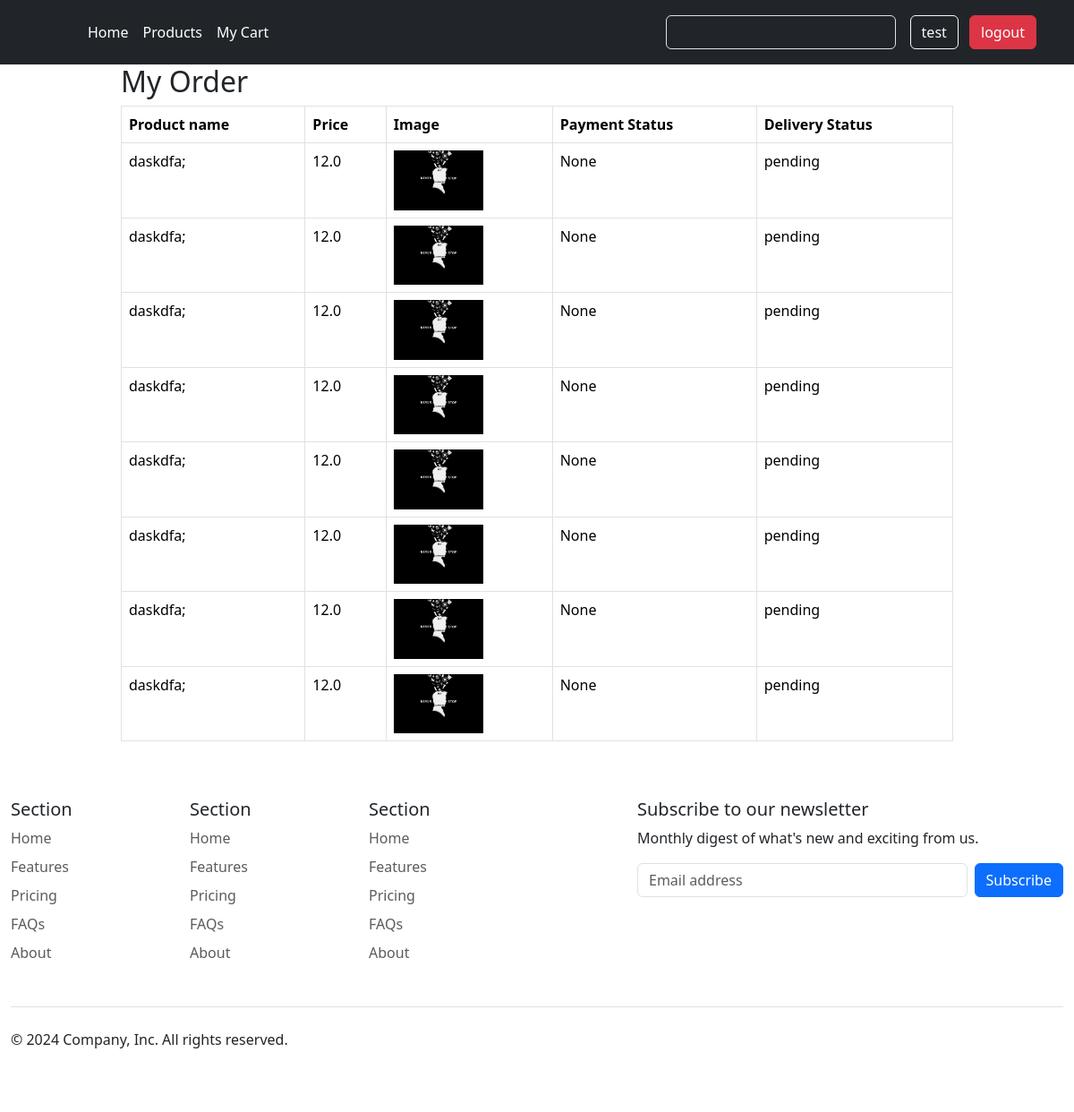
/myorder/ (signed in), run on the app's committed database.
### userspage/models.py (models this page shows)
class Order(models.Model):
    PAYMENT=(
        ('Cash on Delivery','Cash on Delivery'),
        ('Esewa','Esewa')
    )
    product=models.ForeignKey(Product,on_delete=models.CASCADE)
    user=models.ForeignKey(User,on_delete=models.CASCADE)
    quantity=models.IntegerField()
    total_price=models.IntegerField()
    delivery_status=models.CharField(default='pending',max_length=100)
    payment_method=models.CharField(max_length=100,choices=PAYMENT)
    payment_status=models.BooleanField(default=False,null=True)
    contact_no=models.CharField(max_length=20,default=982)
    address=models.CharField(max_length=100,default='CALL the customer')
    created_at=models.DateTimeField(auto_now_add=True,null=True)

### products/models.py (models this page shows, shortened)
class Product(models.Model):
    product_name=models.CharField(max_length=100)
    product_price=models.FloatField()
    stock=models.IntegerField()
    product_image=models.FileField(upload_to='static/uploads',null=True)
    product_description=models.TextField()
    created_at=models.DateTimeField(auto_now_add=True)
    category=models.ForeignKey(Category,on_delete=models.CASCADE,null=True)

### userspage/views.py (the view)
# urls.py: path('myorder/',my_order),
@login_required
def my_order(request):
    user=request.user
    items=Order.objects.filter(user=user)
    context={
        'items':items
    }
    return render(request,'userpage/myorder.html',context)

### userspage/templates/userpage/myorder.html (shortened to what this page needs)
{% extends 'layouts.html' %}
{% block main_content %}
{% include 'userpage/header.html' %}
<div class="container">
<div class="d-flex justify-content-center">
    <div class="col-md-10">
        <h2>My Order</h2>
       <table class="table table-bordered tabled-striped">
        <tr>
            <th>Product name</th>
            <th>Price</th>
            <th>Image</th>
            <th>Payment Status</th>
            <th>Delivery Status</th>
        </tr>
      {% for i in items %}
      <tr>
        <td>{{i.product.product_name}}</td>
        <td>{{i.product.product_price}}</td>
        <td><img src="/{{i.product.product_image}}" alt="{{i.product.product_name}}" width="100"></td>
       <td>{{i.payment_status}}</td>
       <td>{{i.delivery_status}}</td>
      </tr>
      {% endfor %}
       </table>
            </div>
    </div>
</div>
</div>
{% include 'userpage/footer.html' %}
{% endblock %}

### templates/layouts.html (shortened to what this page needs)
<!DOCTYPE html>
<html lang="en">
<head>
    {% load static%}
   <link href="https://cdn.jsdelivr.net/npm/bootstrap@5.3.3/dist/css/bootstrap.min.css" rel="stylesheet">
 <link rel="stylesheet" href="https://cdnjs.cloudflare.com/ajax/libs/font-awesome/6.5.1/css/all.min.css" />
   <link rel="stylesheet" href="{% static 'css/style.css' %}">
</head>
<body>
    <div>
        {% block main_content %}
        {% endblock %}
</body>
</html>

### userspage/templates/userpage/header.html (shortened to what this page needs)
<!DOCTYPE html>
<html lang="en">
<head>
</head>
<body>
<header class="p-3 text-bg-dark">
    <div class="container">
      <div class="d-flex flex-wrap align-items-center justify-content-center justify-content-lg-start">
        <a href="/" class="d-flex align-items-center mb-2 mb-lg-0 text-white text-decoration-none">
          <svg class="bi me-2" width="40" height="32" role="img" aria-label="Bootstrap"><use xlink:href="#bootstrap"/></svg>
        </a>
        <ul class="nav col-12 col-lg-auto me-lg-auto mb-2 justify-content-center mb-md-0">
          <li><a href="/" class="nav-link px-2 text-white">Home</a></li>
          <li><a href="/productlist" class="nav-link px-2 text-white">Products</a></li>
          <li><a href="/cart" class="nav-link px-2 text-white">My Cart</a></li>
        </ul>
        <form class="col-12 col-lg-auto mb-3 mb-lg-0 me-lg-3" role="search">
          <input type="search" class="form-control form-control-dark text-bg-dark" placeholder="Search..." aria-label="Search">
        </form>
        <div class="text-end">
          {% if user.is_authenticated %}
          <a href="#"  class="btn btn-outline-light me-2">{{user.username}}</a>
          <a href="/logout"  class="btn btn-danger">logout</a>
          {%else %}
          <a href="/login"  class="btn btn-outline-light me-2">Login</a>
          <a href="/register"  class="btn btn-warning">Sign-up</a>
          {% endif %}
        </div>
      </div>
    </div>
  </header>
</body>
</html>

### userspage/templates/userpage/footer.html (shortened to what this page needs)
<!DOCTYPE html>
<html lang="en">
<head>
</head>
<body>
<div class="container-fluid">
  <footer class="py-5">
    <div class="row">
      <div class="col-6 col-md-2 mb-3">
        <h5>Section</h5>
        <ul class="nav flex-column">
          <li class="nav-item mb-2"><a href="#" class="nav-link p-0 text-body-secondary">Home</a></li>
          <li class="nav-item mb-2"><a href="#" class="nav-link p-0 text-body-secondary">Features</a></li>
          <li class="nav-item mb-2"><a href="#" class="nav-link p-0 text-body-secondary">Pricing</a></li>
          <li class="nav-item mb-2"><a href="#" class="nav-link p-0 text-body-secondary">FAQs</a></li>
          <li class="nav-item mb-2"><a href="#" class="nav-link p-0 text-body-secondary">About</a></li>
        </ul>
      </div>
      <div class="col-6 col-md-2 mb-3">
        <h5>Section</h5>
        <ul class="nav flex-column">
          <li class="nav-item mb-2"><a href="#" class="nav-link p-0 text-body-secondary">Home</a></li>
          <li class="nav-item mb-2"><a href="#" class="nav-link p-0 text-body-secondary">Features</a></li>
          <li class="nav-item mb-2"><a href="#" class="nav-link p-0 text-body-secondary">Pricing</a></li>
          <li class="nav-item mb-2"><a href="#" class="nav-link p-0 text-body-secondary">FAQs</a></li>
          <li class="nav-item mb-2"><a href="#" class="nav-link p-0 text-body-secondary">About</a></li>
        </ul>
      </div>
      <div class="col-6 col-md-2 mb-3">
        <h5>Section</h5>
        <ul class="nav flex-column">
          <li class="nav-item mb-2"><a href="#" class="nav-link p-0 text-body-secondary">Home</a></li>
          <li class="nav-item mb-2"><a href="#" class="nav-link p-0 text-body-secondary">Features</a></li>
          <li class="nav-item mb-2"><a href="#" class="nav-link p-0 text-body-secondary">Pricing</a></li>
          <li class="nav-item mb-2"><a href="#" class="nav-link p-0 text-body-secondary">FAQs</a></li>
          <li class="nav-item mb-2"><a href="#" class="nav-link p-0 text-body-secondary">About</a></li>
        </ul>
      </div>
      <div class="col-md-5 offset-md-1 mb-3">
        <form>
          <h5>Subscribe to our newsletter</h5>
          <p>Monthly digest of what's new and exciting from us.</p>
          <div class="d-flex flex-column flex-sm-row w-100 gap-2">
            <input id="newsletter1" type="text" class="form-control" placeholder="Email address">
            <button class="btn btn-primary" type="button">Subscribe</button>
          </div>
        </form>
      </div>
    </div>
    <div class="d-flex flex-column flex-sm-row justify-content-between py-4 my-4 border-top">
      <p>&copy; 2024 Company, Inc. All rights reserved.</p>
      <ul class="list-unstyled d-flex">
        <li class="ms-3"><a class="link-body-emphasis" href="#"><svg class="bi" width="24" height="24"><use xlink:href="#twitter"/></svg></a></li>
        <li class="ms-3"><a class="link-body-emphasis" href="#"><svg class="bi" width="24" height="24"><use xlink:href="#instagram"/></svg></a></li>
        <li class="ms-3"><a class="link-body-emphasis" href="#"><svg class="bi" width="24" height="24"><use xlink:href="#facebook"/></svg></a></li>
      </ul>
    </div>
  </footer>
</div>
</body>
</html>

### data on the page
Order: product.product_name "daskdfa;", product.product_price "12.0", product.product_image (picture), payment_status "None", delivery_status "pending"
Order: product.product_name "daskdfa;", product.product_price "12.0", product.product_image (picture), payment_status "None", delivery_status "pending"
Order: product.product_name "daskdfa;", product.product_price "12.0", product.product_image (picture), payment_status "None", delivery_status "pending"
Order: product.product_name "daskdfa;", product.product_price "12.0", product.product_image (picture), payment_status "None", delivery_status "pending"
Order: product.product_name "daskdfa;", product.product_price "12.0", product.product_image (picture), payment_status "None", delivery_status "pending"
Order: product.product_name "daskdfa;", product.product_price "12.0", product.product_image (picture), payment_status "None", delivery_status "pending"
Order: product.product_name "daskdfa;", product.product_price "12.0", product.product_image (picture), payment_status "None", delivery_status "pending"
Order: product.product_name "daskdfa;", product.product_price "12.0", product.product_image (picture), payment_status "None", delivery_status "pending"

### other printed values
{{ user.username }} "test"
